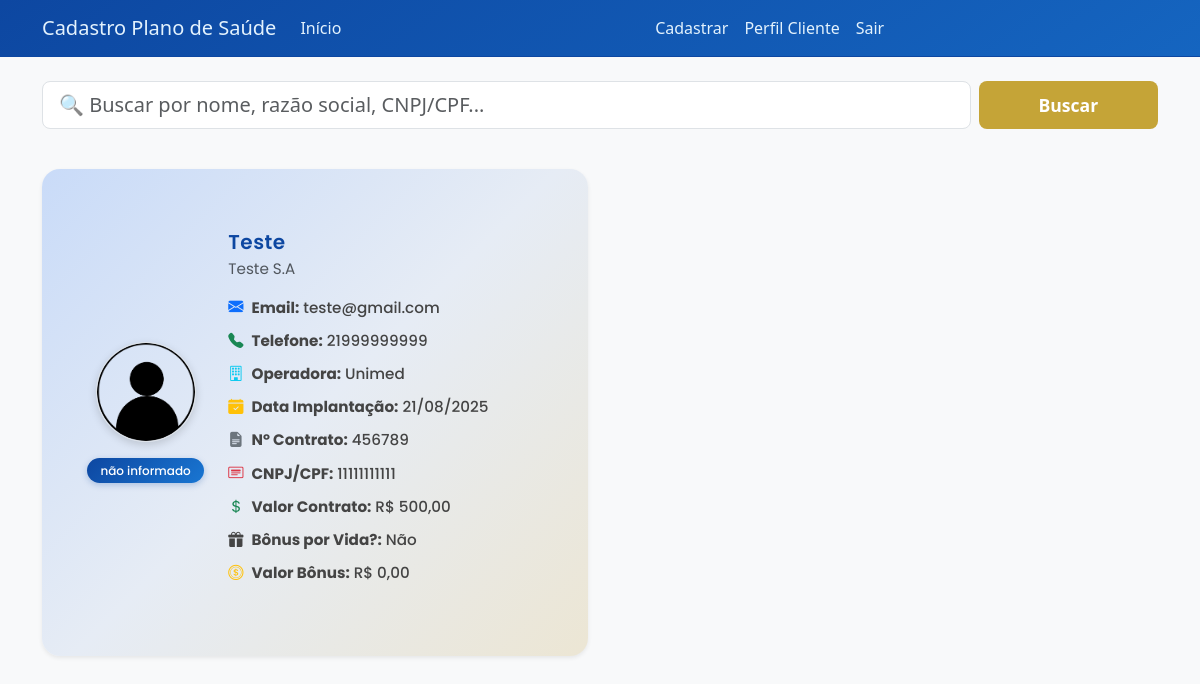
/ (signed in), run on the app's committed database.
### sistemacooperativa/models.py (models this page shows, shortened)
class Post(database.Model):
    id = database.Column(database.Integer, primary_key=True)
    titulo = database.Column(database.String, nullable=False)
    email = database.Column(database.String, nullable=False, unique=True)
    telefone = database.Column(database.String, nullable=False)
    implantacao = database.Column(database.Date, nullable=False)
    numero_contrato = database.Column(database.String, nullable=False)
    cnpj_cpf = database.Column(database.String, nullable=False)
    razao_social = database.Column(database.String, nullable=False)
    valor_contrato = database.Column(database.Float, nullable=False)
    bonus_vida = database.Column(database.String, nullable=False, default=False)
    valor_bonus = database.Column(database.Float, nullable=False)
    corpo = database.Column(database.Text, nullable=False)
    data_criacao = database.Column(database.DateTime, nullable=False, default=datetime.utcnow)
    id_usuario = database.Column(database.Integer, database.ForeignKey('usuario.id'), nullable=False)

class Usuario(database.Model, UserMixin):
    id = database.Column(database.Integer, primary_key=True)
    username = database.Column(database.String, nullable=False)
    email = database.Column(database.String, nullable=False, unique=True)
    senha = database.Column(database.String, nullable=False)
    foto_perfil = database.Column(database.String, default='default.jpg')
    posts = database.relationship('Post', backref='autor', lazy=True)
    cursos = database.Column(database.String, nullable=False, default='não informado')

### sistemacooperativa/routes.py (the view)
@app.route("/")
@login_required
def home():
    termo_busca = request.args.get("q", "").strip()
    if termo_busca:
        posts = Post.query.filter(
            or_(
                    Post.titulo.ilike(f"%{termo_busca}%"),
                    Post.razao_social.ilike(f"%{termo_busca}%"),
                    Post.cnpj_cpf.ilike(f"%{termo_busca}%")
                )
        ).order_by(Post.id.desc()).all()
    else:
        posts = Post.query.order_by(Post.id.desc()).all()
    return render_template('home.html', posts=posts, termo_busca=termo_busca)

### sistemacooperativa/__init__.py (called while the page is built)
def format_currency(value):
    try:
        return f"R$ {float(value):,.2f}".replace(",", "X").replace(".", ",").replace("X", ".")
    except:
        return value

def format_date(value):
    if isinstance(value, datetime):
        return value.strftime('%d/%m/%Y')
    try:
        return datetime.strptime(str(value), "%Y-%m-%d").strftime('%d/%m/%Y')
    except:
        return value

### sistemacooperativa/models.py (called while the page is built)
@login_manager.user_loader
def load_usuario(id_usuario):
    return Usuario.query.get(int(id_usuario))

### sistemacooperativa/templates/home.html
{% extends 'base.html' %}
{% block body %}
<div class="container mt-4">
    <form method="get" action="{{ url_for('home') }}" class="row g-2 mb-4 align-items-center">
        <div class="col-sm-10 col-8">
            <input
                type="text"
                class="form-control form-control-lg"
                name="q"
                placeholder="🔍 Buscar por nome, razão social, CNPJ/CPF..."
                value="{{ termo_busca or '' }}"
            >
        </div>
        <div class="col-sm-2 col-4">
            <button class="btn-buscar w-100">Buscar</button>
        </div>
    </form>
    {% if posts %}
    <div class="home-cards">
        <div class="row g-4">
            {% for post in posts %}
            <div class="col-lg-6 col-md-12">
                <div class="card shadow-sm h-100">
                    <div class="card-body d-flex flex-column flex-md-row align-items-center">
                        <div class="text-center mb-3 mb-md-0 me-md-4">
                            <img src="{{ url_for('static', filename='fotos_perfil/' + (post.autor.foto_perfil or 'default.jpg')) }}"
                                 class="rounded-circle border"
                                 width="100" height="100"
                                 style="object-fit: cover;">
                            <div class="mt-2">
                                {% for curso in post.autor.cursos.split(';') if curso %}
                                <span class="badge">{{ curso }}</span>
                                {% else %}
                                <span class="badge bg-secondary">não informado</span>
                                {% endfor %}
                            </div>
                        </div>
                        <div class="flex-grow-1">
                            <h5 class="mb-1">
                                <a href="{{ url_for('exibir_post', post_id=post.id) }}">
                                    {{ post.titulo }}
                                </a>
                            </h5>
                            <p class="text-muted small mb-3">{{ post.razao_social }}</p>
                            <ul class="list-unstyled mb-0">
                                <li><i class="bi bi-envelope-fill me-2 text-primary"></i><strong>Email:</strong> {{ post.email }}</li>
                                <li><i class="bi bi-telephone-fill me-2 text-success"></i><strong>Telefone:</strong> {{ post.telefone }}</li>
                                <li><i class="bi bi-building me-2 text-info"></i><strong>Operadora:</strong> {{ post.corpo }}</li>
                                <li><i class="bi bi-calendar-check-fill me-2 text-warning"></i><strong>Data Implantação:</strong> {{ post.implantacao | brdate }}</li>
                                <li><i class="bi bi-file-earmark-text-fill me-2 text-secondary"></i><strong>Nº Contrato:</strong> {{ post.numero_contrato }}</li>
                                <li><i class="bi bi-card-heading me-2 text-danger"></i><strong>CNPJ/CPF:</strong> {{ post.cnpj_cpf }}</li>
                                <li><i class="bi bi-currency-dollar me-2 text-success"></i><strong>Valor Contrato:</strong> {{ post.valor_contrato | currency }}</li>
                                <li><i class="bi bi-gift-fill me-2 text-pink"></i><strong>Bônus por Vida?:</strong> {{ 'Sim' if post.bonus_vida else 'Não' }}</li>
                                <li><i class="bi bi-coin me-2 text-warning"></i><strong>Valor Bônus:</strong> {{ post.valor_bonus | currency }}</li>
                            </ul>
                        </div>
                    </div>
                </div>
            </div>
            {% endfor %}
        </div>
    </div>
    {% else %}
    <div class="alert alert-warning text-center mt-5" role="alert">
        Nenhum resultado encontrado para sua busca.
    </div>
    {% endif %}
</div>
{% endblock %}

### sistemacooperativa/static/main.css (style rules this page uses)
body { background-color: #f8f9fa; font-family: 'Segoe UI', Tahoma, Geneva, Verdana, sans-serif; color: #212529; margin: 0; padding: 0; }
.card { width: 100%; max-width: 600px; margin: 1rem auto; border: none; border-radius: 12px; background: #fff; color: #212529; padding: 1.5rem; transition: all 0.3s ease; box-shadow: 0 4px 10px rgba(0, 0, 0, 0.08); }
.badge { background: #ffc107; color: #000; border-radius: 20px; padding: 0.35rem 0.8rem; font-size: 0.8rem; margin-top: 0.5rem; display: inline-block; }
.btn-buscar { background-color: #c5a437; color: #fff; font-weight: bold; border: none; border-radius: 8px; padding: 0.65rem 1rem; font-size: 1.1rem; line-height: 1.5; height: 100%; display: flex; align-items: center; justify-content: center; transition: background-color 0.2s ease-in-out; }
.home-cards .card { background: linear-gradient(135deg, #c9dbf8, #e6ecf5, #b8932f30); border-radius: 18px; border: none; padding: 1.8rem; max-width: 650px; margin: 1rem auto; box-shadow: 0 6px 18px rgba(0, 0, 0, 0.08); transition: all 0.3s ease; }
.home-cards .card { font-family: 'Poppins', sans-serif; }
.home-cards .card h5 a { font-size: 1.25rem; font-weight: 600; color: #0d47a1; text-decoration: none; letter-spacing: 0.5px; transition: color 0.2s; }
.home-cards .card p { font-size: 0.95rem; color: #6c757d; margin-bottom: 1.2rem; font-weight: 400; }
.home-cards .card img { border: 3px solid #f1f1f1; border-radius: 50%; box-shadow: 0 3px 8px rgba(0,0,0,0.15); }
.home-cards .card ul { margin-top: 1rem; padding-left: 0; }
.home-cards .card ul li { font-size: 0.95rem; margin-bottom: 0.65rem; color: #444; font-weight: 500; }
.home-cards .badge { background: linear-gradient(135deg, #0d47a1, #1976d2); color: #fff; border-radius: 30px; padding: 0.4rem 0.85rem; font-size: 0.75rem; font-weight: 500; margin-top: 0.5rem; display: inline-block; box-shadow: 0 2px 6px rgba(13, 71, 161, 0.25); }

### data on the page
Post: foto_perfil (placeholder picture), titulo "Teste", razao_social "Teste S.A", email "teste@gmail.com", telefone "21999999999", corpo "Unimed", implantacao|brdate "21/08/2025", numero_contrato "456789", cnpj_cpf "11111111111", valor_contrato "R$ 500,00", bonus_vida "Não", valor_bonus "R$ 0,00"
Usuario: cursos "não informado"
